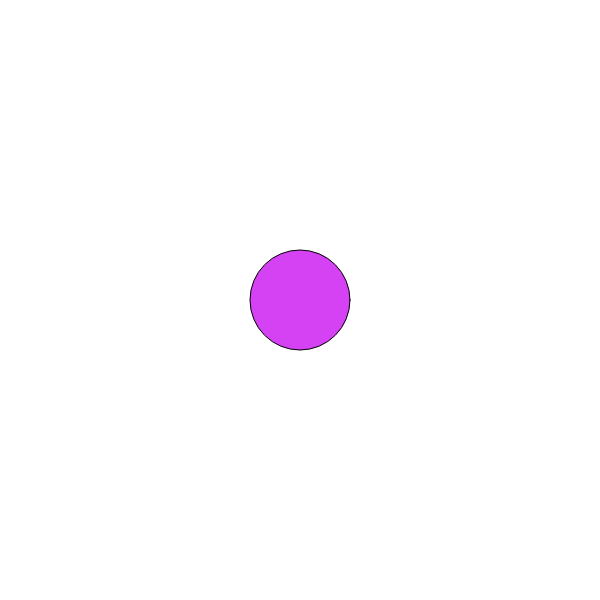
Frame 1 (no input)
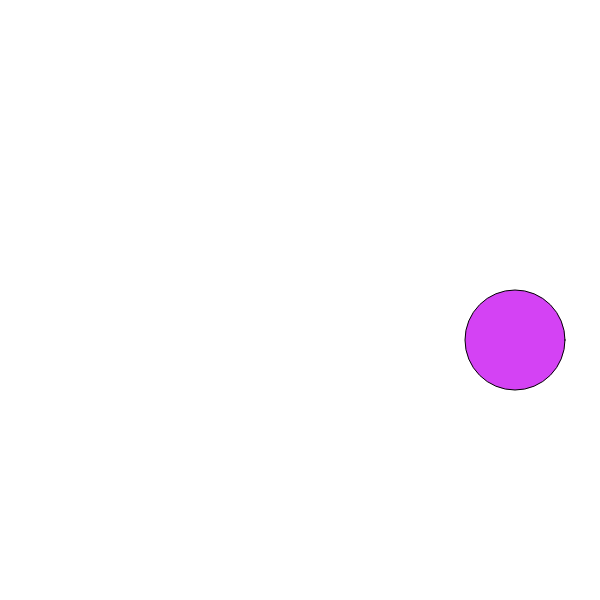
Frame 60 (no input)
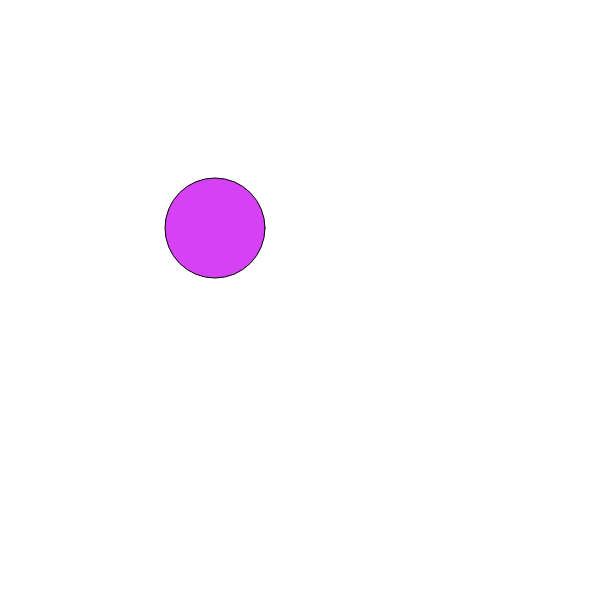
Frame 120 (the mouse pressed at the canvas centre since frame 60)

The p5.js sketch that drew these frames (run headless with seeded random() and noise() and a simulated clock; from frame 60 on, the mouse is pressed at the canvas centre):

// p5.js sketch
// ── sketch.js
var x = 300;                //Set the x variable to start at 300
var y = 300;                //Set the y variable to start at 300
var xSpeed = 5;             //Set the x speed to 5
var ySpeed = 8;             //Set the y speed to 8  
var d = 100;                //Set the diameter to 100

function setup() {
	createCanvas(600, 600);   //Create the canvas
  fill(212, 66, 244);       //Set the fill to pink
}

function draw() {           //The draw loop will run as long as the page is open in your browser
	background(255);          //Start by clearing the screen (this hides any previously drawn shapes)
	
  ellipse(x, y, d, d);      //Draw a circle in the current location x, y
	x = x + xSpeed;           //Increase x by xSpeed
	y = y + ySpeed;           //Increase y by ySpeed

  if(x > width - d / 2) {   //If x is greater than the width of the box
    xSpeed = xSpeed * -1;   //Multiply x by -1
  }
  if(x < d / 2) {           //If x is less than the radius of the circle
    xSpeed = xSpeed * -1;   //Multiply x by -1
  }
  if(y > height - d / 2) {  //If y is greater than the height of the box
    ySpeed = ySpeed * -1;   //Multiply y by -1
  }
  if(y < d / 2) {           //If y is less than the radius of the circle
    ySpeed = ySpeed * -1;   //Multiply y by -1
  }
}
